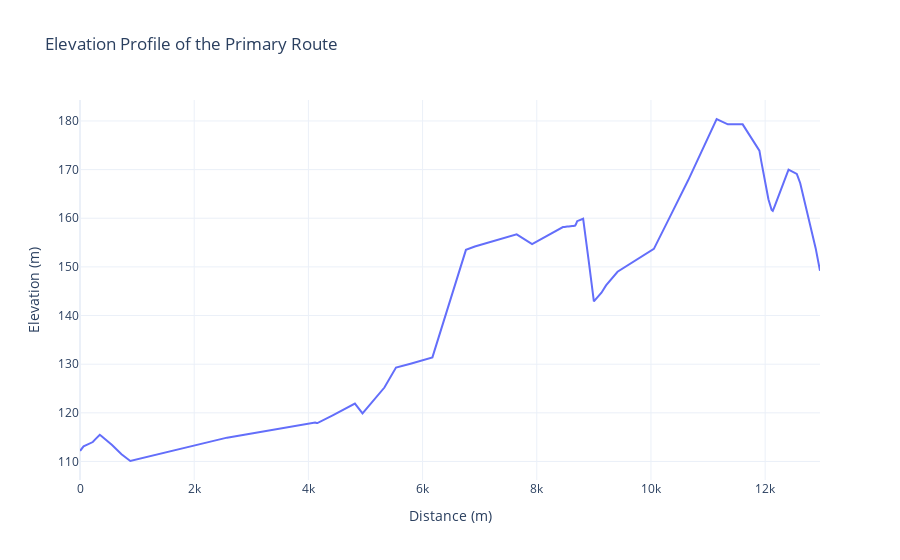

The notebook cell saved with this chart:
### Code cell
def extract_elevation_and_distance(gpx_file_path):
    with open(gpx_file_path, 'r') as gpx_file:
        gpx = gpxpy.parse(gpx_file)

    elevations = []
    distances = []
    cumulative_distance = 0
    previous_point = None

    for track in gpx.tracks:
        for segment in track.segments:
            for point in segment.points:
                elevations.append(point.elevation)
                if previous_point is not None:
                    distance = point.distance_2d(previous_point)
                    cumulative_distance += distance
                distances.append(cumulative_distance)
                previous_point = point

    return elevations, distances


# Extract elevation and distance data for the primary route
elevations_route, distances_route = extract_elevation_and_distance(route_path)

# Create the Plotly figure for the primary route
fig = go.Figure()

# Add trace for the primary route
fig.add_trace(go.Scatter(x=distances_route, y=elevations_route,
              mode='lines', name='Primary Route Elevation Profile'))

# Update layout
fig.update_layout(
    title='Elevation Profile of the Primary Route',
    xaxis_title='Distance (m)',
    yaxis_title='Elevation (m)',
    legend_title='Route',
    legend=dict(
        orientation="h",
        yanchor="bottom",
        y=1.02,
        xanchor="right",
        x=1
    ),
    template='plotly_white'
)

# Show the plot
fig.show()

### Figure 1 — Plotly figure (JSON) as saved in the notebook; plotly's stock layout.template omitted (floating-point values rounded to 4 significant figures)
{"data": [{"mode": "lines", "name": "Primary Route Elevation Profile", "type": "scatter", "x": [0, 4.448, 9.467, 62.96, 155.2, 191.1, 224.3, 262.2, 326.6, 346.5, 379.4, 561.3, 726.8, 866.9, 880.6, 2575.0, 4087.0, 4118.0, 4144.0, 4154.0, 4158.0, 4426.0, 4559.0, 4622.0, 4690.0, 4721.0, 4815.0, 4948.0, 5332.0, 5534.0, 5641.0, 5673.0, 5711.0, 5789.0, 6172.0, 6525.0, 6760.0, 6915.0, 7282.0, 7648.0, 7918.0, 8349.0, 8392.0, 8427.0, 8459.0, 8488.0, 8508.0, 8532.0, 8561.0, 8593.0, 8620.0, 8646.0, 8673.0, 8688.0, 8708.0, 8812.0, 8839.0, 8867.0, 8907.0, 8932.0, 8959.0, 8981.0, 9001.0, 9133.0, 9213.0, 9415.0, 10050.0, 10350.0, 10650.0, 11150.0, 11250.0, 11270.0, 11280.0, 11300.0, 11320.0, 11350.0, 11610.0, 11900.0, 11930.0, 12030.0, 12040.0, 12060.0, 12110.0, 12130.0, 12170.0, 12200.0, 12360.0, 12410.0, 12490.0, 12520.0, 12550.0, 12570.0, 12610.0, 12890.0, 12960.0], "y": [112.3, 112.2, 112.3, 113.1, 113.6, 113.8, 114, 114.5, 115.3, 115.5, 115.2, 113.4, 111.5, 110.1, 110.1, 114.9, 118, 118, 117.9, 117.9, 117.9, 119.5, 120.3, 120.7, 121.2, 121.3, 121.9, 119.9, 125.2, 129.3, 129.6, 129.7, 129.9, 130.1, 131.4, 144.6, 153.5, 154.2, 155.4, 156.7, 154.7, 157.5, 157.8, 158, 158.2, 158.2, 158.3, 158.3, 158.3, 158.4, 158.4, 158.4, 158.5, 158.8, 159.4, 159.9, 157.8, 155.2, 151.5, 149.2, 146.8, 144.7, 142.9, 144.7, 146.2, 149, 153.7, 160.7, 167.8, 180.4, 179.8, 179.7, 179.7, 179.6, 179.5, 179.3, 179.3, 173.9, 171.7, 165.6, 164.8, 163.9, 161.7, 161.5, 162.5, 163.7, 168.4, 170, 169.5, 169.4, 169.1, 168.6, 167.2, 153.8, 149.2]}], "layout": {"legend": {"orientation": "h", "title": {"text": "Route"}, "x": 1, "xanchor": "right", "y": 1.02, "yanchor": "bottom"}, "title": {"text": "Elevation Profile of the Primary Route"}, "xaxis": {"title": {"text": "Distance (m)"}}, "yaxis": {"title": {"text": "Elevation (m)"}}}}
